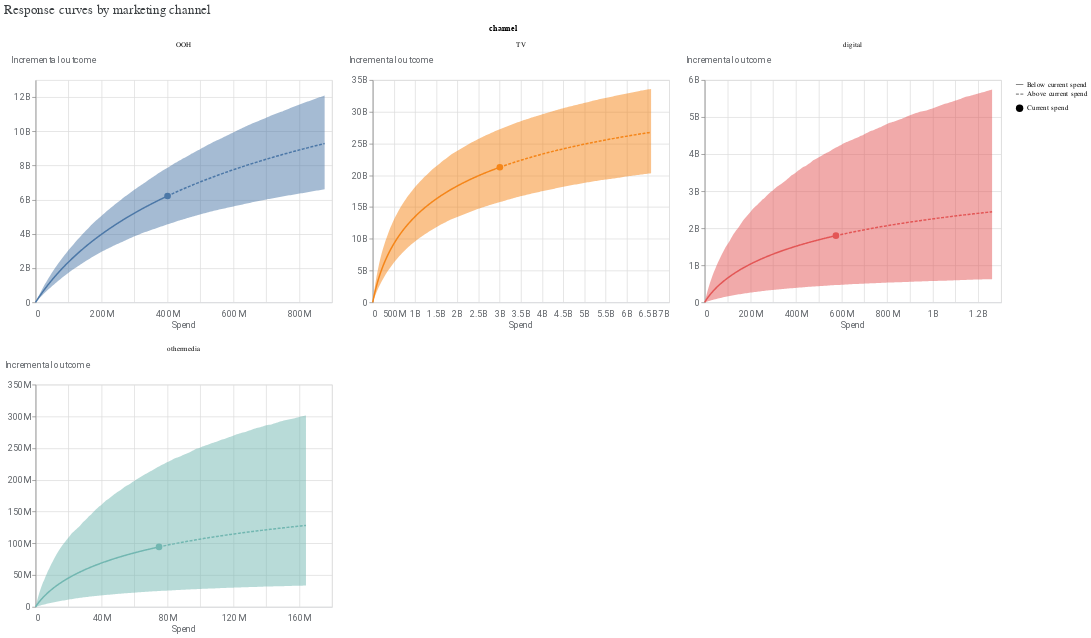

Notebook source saved alongside this figure:
### Code cell
media_effects = visualizer.MediaEffects(meridian)
media_effects.plot_response_curves()

### Figure 1 — Vega-Lite specification as saved in the notebook (floating-point values rounded to 4 significant figures; data arrays with more than 128 entries replaced by an {"elided": "..."} marker saying what was removed)
{"config": {"view": {"continuousWidth": 300, "continuousHeight": 300}, "axis": {"labelColor": "#5F6368", "labelFont": "Roboto", "labelFontSize": 12, "titleColor": "#5F6368", "titleFont": "Roboto", "titleFontSize": 12, "titleFontWeight": "normal"}}, "data": {"name": "data-90b06b497250aa48448ee255f72544f6"}, "facet": {"field": "channel", "type": "nominal"}, "spec": {"layer": [{"mark": {"type": "line"}, "encoding": {"color": {"field": "channel", "type": "nominal"}, "strokeDash": {"field": "spend_level", "legend": {"title": null}, "sort": "descending", "type": "nominal"}, "x": {"axis": {"domainColor": "#DADCE0", "labelExpr": "replace(format(datum.value, '.3~s'), 'G', 'B')", "labelPadding": 10, "ticks": false}, "field": "spend", "title": "Spend", "type": "quantitative"}, "y": {"axis": {"labelExpr": "replace(format(datum.value, '.3~s'), 'G', 'B')", "titleAlign": "left", "titleAngle": 0, "titleY": -20}, "field": "mean", "title": "Incremental outcome", "type": "quantitative"}}, "transform": [{"calculate": "datum.spend_multiplier >= 1.0 ? \"Above current spend\" : \"Below current spend\"", "as": "spend_level"}]}, {"mark": {"type": "point", "filled": true, "opacity": 1, "size": 80}, "encoding": {"color": {"field": "channel", "type": "nominal"}, "shape": {"field": "current_spend", "legend": {"title": null}, "type": "nominal"}, "tooltip": [{"field": "spend", "type": "quantitative"}, {"field": "mean", "type": "quantitative"}], "x": {"axis": {"domainColor": "#DADCE0", "labelExpr": "replace(format(datum.value, '.3~s'), 'G', 'B')", "labelPadding": 10, "ticks": false}, "field": "spend", "title": "Spend", "type": "quantitative"}, "y": {"axis": {"labelExpr": "replace(format(datum.value, '.3~s'), 'G', 'B')", "titleAlign": "left", "titleAngle": 0, "titleY": -20}, "field": "mean", "title": "Incremental outcome", "type": "quantitative"}}, "transform": [{"calculate": "datum.spend_multiplier >= 1.0 ? \"Above current spend\" : \"Below current spend\"", "as": "spend_level"}, {"filter": "(datum.spend_multiplier === 1.0)"}]}, {"mark": {"type": "area", "opacity": 0.5}, "encoding": {"color": {"field": "channel", "legend": null, "type": "nominal"}, "x": {"field": "spend", "type": "quantitative"}, "y": {"field": "ci_lo", "type": "quantitative"}, "y2": {"field": "ci_hi"}}, "transform": [{"calculate": "datum.spend_multiplier >= 1.0 ? \"Above current spend\" : \"Below current spend\"", "as": "spend_level"}]}], "width": 400}, "columns": 3, "resolve": {"scale": {"x": "independent", "y": "independent"}}, "title": {"text": "Response curves by marketing channel ", "anchor": "start", "color": "#3C4043", "font": "Google Sans Display", "fontSize": 18, "fontWeight": "normal", "offset": 10}, "$schema": "https://vega.github.io/schema/vega-lite/v5.20.1.json", "datasets": {"data-90b06b497250aa48448ee255f72544f6": {"elided": "880 records"}}}
